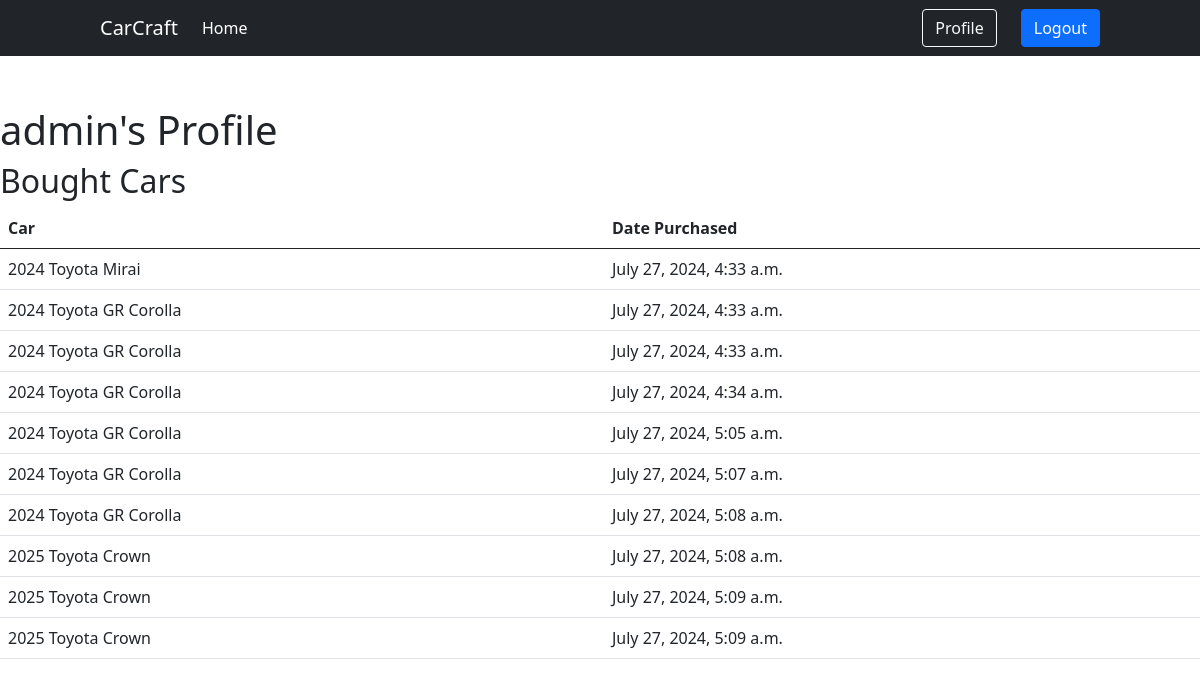
Page /user/order/ (signed in) on the committed database.
### product/models.py (models this page shows, shortened)
class Purchase(models.Model):
    user = models.ForeignKey(User,on_delete=models.CASCADE)
    car = models.ForeignKey(Car,on_delete=models.CASCADE)
    purchased_date = models.DateTimeField(auto_now_add=True)

class Car(models.Model):
    brand_name = models.ForeignKey(Brand,related_name='car_brand',on_delete=models.CASCADE)
    title = models.CharField(max_length=50)
    description = models.TextField()
    price = models.DecimalField(max_digits=10,decimal_places=2)
    quantity = models.PositiveIntegerField()
    image = models.ImageField(upload_to='media/car_images/')

### user/views.py (the view)
# urls.py: path('order/',views.user_purhcased,name='userOrder'),
@login_required
def user_purhcased(request):
    purchases = Purchase.objects.filter(user=request.user)
    return render(request,'user_purchased.html',{'purchases':purchases})

### user/templates/user_purchased.html
{% extends "base.html" %}
{% block content %}
<h1>{{ user.username }}'s Profile</h1>
<h2>Bought Cars</h2>
<table class="table">
    <thead>
        <tr>
            <th>Car</th>
            <th>Date Purchased</th>
        </tr>
    </thead>
    <tbody>
        {% for purchase in purchases %}
        <tr>
            <td>{{ purchase.car.title }}</td>
            <td>{{ purchase.purchased_date }}</td>
        </tr>
        {% endfor %}
    </tbody>
</table>
{% endblock content %}

### static/css/pretty.css (style rules this page uses)
* { margin: 0; padding: 0; }

### rows in the picture
Purchase: car "2024 Toyota Mirai", purchased_date "July 27, 2024, 4:33 a.m."
Purchase: car "2024 Toyota GR Corolla", purchased_date "July 27, 2024, 4:33 a.m."
Purchase: car "2024 Toyota GR Corolla", purchased_date "July 27, 2024, 4:33 a.m."
Purchase: car "2024 Toyota GR Corolla", purchased_date "July 27, 2024, 4:34 a.m."
Purchase: car "2024 Toyota GR Corolla", purchased_date "July 27, 2024, 5:05 a.m."
Purchase: car "2024 Toyota GR Corolla", purchased_date "July 27, 2024, 5:07 a.m."
Purchase: car "2024 Toyota GR Corolla", purchased_date "July 27, 2024, 5:08 a.m."
Purchase: car "2025 Toyota Crown", purchased_date "July 27, 2024, 5:08 a.m."
Purchase: car "2025 Toyota Crown", purchased_date "July 27, 2024, 5:09 a.m."
Purchase: car "2025 Toyota Crown", purchased_date "July 27, 2024, 5:09 a.m."

### other values in the picture
{{ user.username }} "admin"
